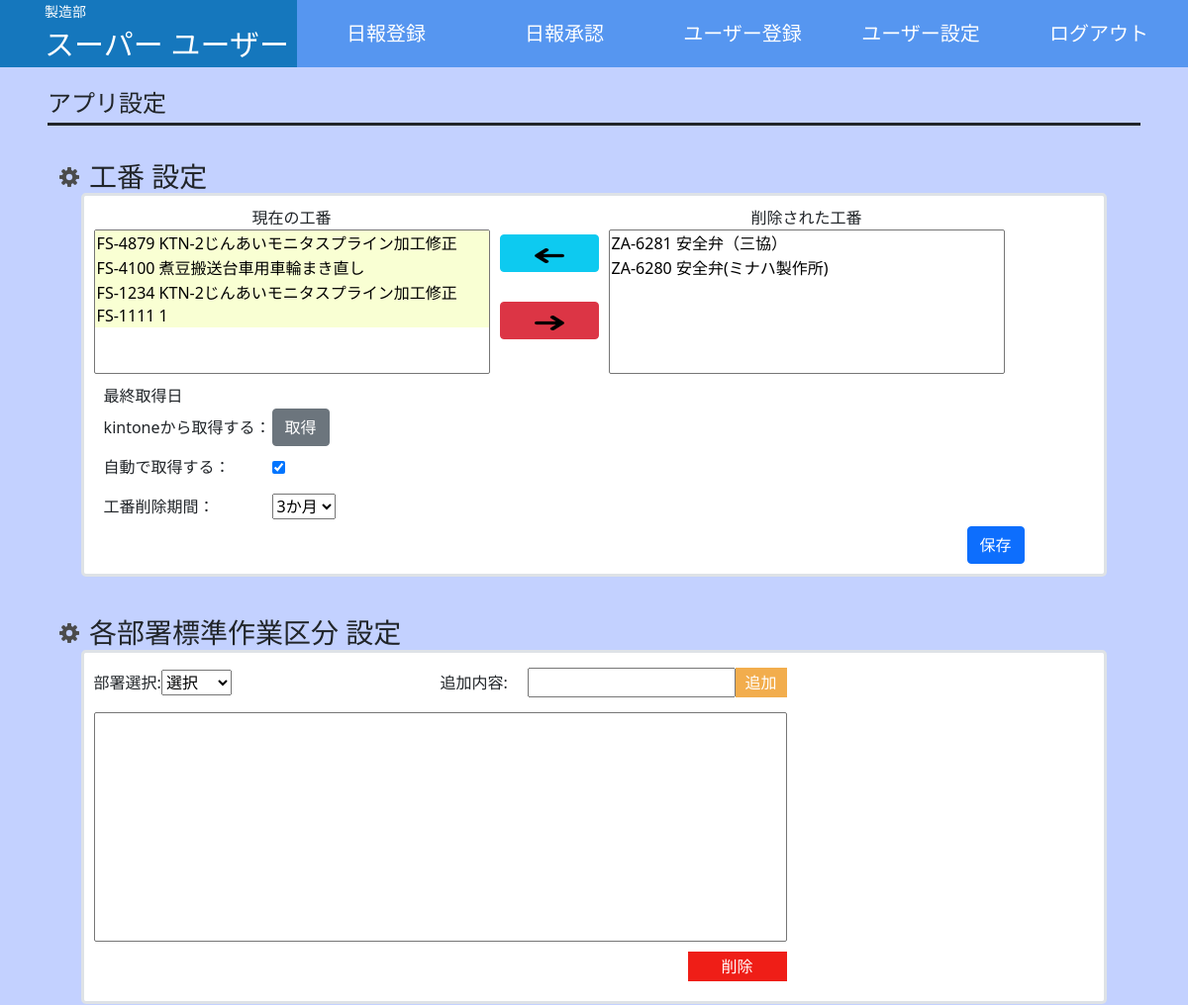
Page /app_settings/ (signed in, upper part) on the earlier database version.
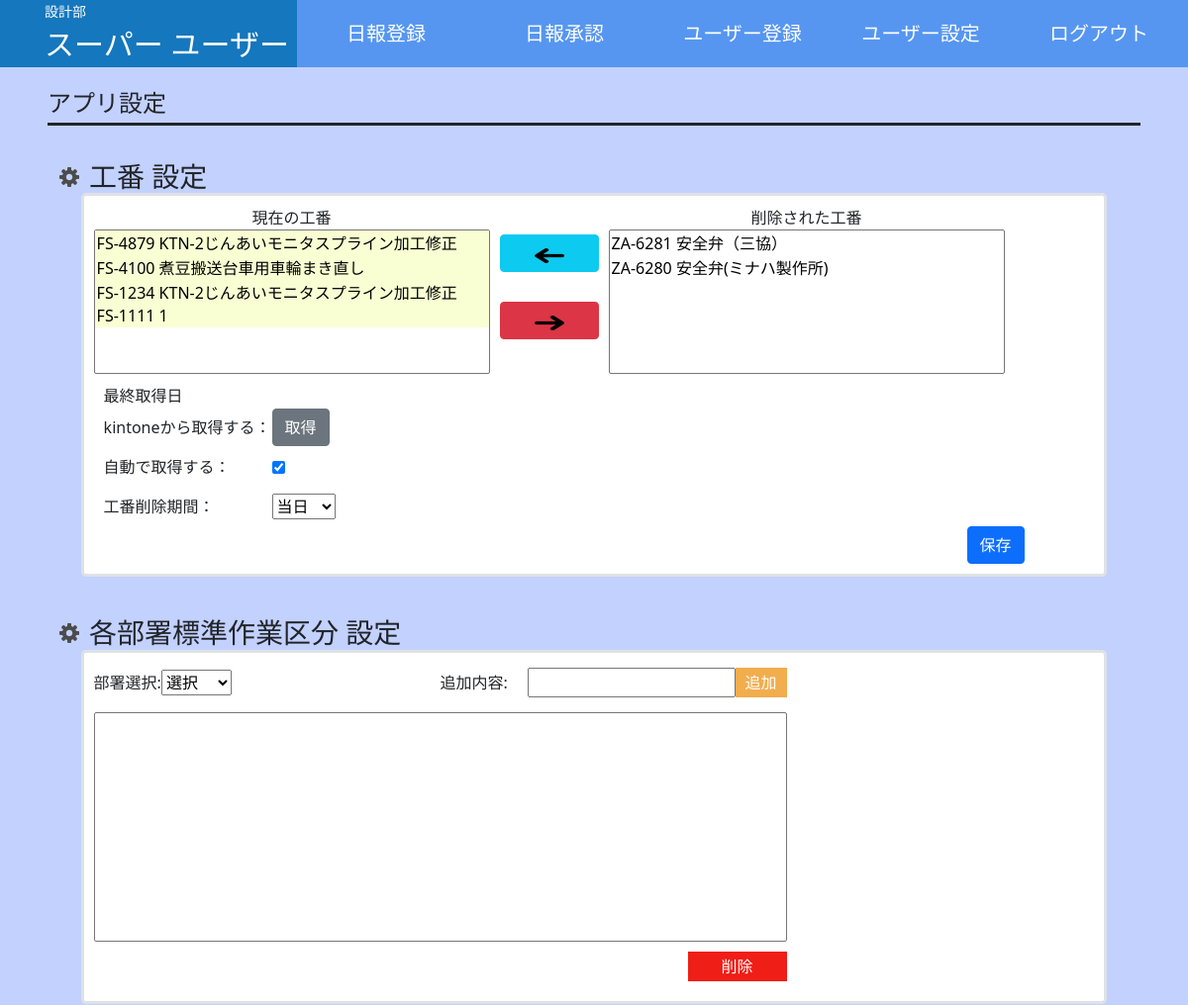
Same page on the later database version.
### account/models.py (models this page shows)
class CustomUser(AbstractUser):
    fast_name = models.CharField(max_length=30, blank=True, null=True)
    last_name = models.CharField(max_length=30, blank=True, null=True)
    area = models.ForeignKey(User_Area,on_delete=models.SET_NULL, null=True)
    dept = models.ForeignKey(User_Dept,on_delete=models.SET_NULL, null=True)
    class meta:
        verbose_name_plural ='account.CustomUser'

### app_setting/models.py (models this page shows, shortened)
class User_Dept(models.Model):
    number = models.IntegerField("番号",blank=False, null=False)
    dept = models.CharField("部署",max_length=30, blank=False, null=False)

### app_setting/views.py (the view, shortened to what this page needs)
# urls.py: path('app_settings/' , views.app_settingsViews, name="app_settings"),
@login_required
def app_settingsViews(request):
    if not request.user.is_staff:
        return redirect('login-home')
    if request.method == 'POST':
        if 'matter_in' in request.POST:
            code_input('matter_code_in',0,request)
            return redirect('app_settings')
        elif 'matter_del' in request.POST:
            code_input('matter_code_del',1,request)
            return redirect('app_settings')
        elif 'kintone_input' in request.POST:
            number = kintone_input("工番",0)
            name = kintone_input("品名",0)
            deadline = kintone_input("納期",0)
            today = datetime.datetime.today()
            infoList = [[number[i] ,re.sub("\u3000","",name[i]) ,deadline[i]] for i in range(len(number)) if datetime.datetime.strptime(deadline[0], '%Y-%m-%d') <= today]
            print(infoList)
            all_code = [i.matter_code for i in Matter_code.objects.all()]
            for i in range(len(infoList)):
                if not infoList[i][0] in all_code:
                    l = Matter_code(
                        matter_code=infoList[i][0],
                        matter_name=infoList[i][1],
                        matter_deadline=infoList[i][2],
                        matter_displayinfo=0,
                        )
                    l.save()
            return redirect('app_settings')
        elif 'matter_para_save' in request.POST:
            i = kintone_setting_model.objects.get(id=1)
            i.matter_update_number = request.POST.get("Matter_update_number")
            num = request.POST.get("auto-update-check")
            if num == "1": i.automation_update_mode = "1"
            else: i.automation_update_mode = "0"
            i.save()
            return redirect('app_settings')
        else:
            number = request.POST.get('Matter_update_number')
            i = kintone_setting_model.objects.get(id=1)
            objnum = i.matter_update_number
            if objnum != number:
                i.matter_update_number = number
                i.save()
            return return_fun(request)
    elif request.method == 'GET':
        obj = Matter_code.objects.filter(matter_displayinfo = 0)
        setting_obj = kintone_setting_model.objects.get(pk=1)
        update_mode = int(setting_obj.matter_update_number)
        auto_number = int(setting_obj.automation_update_mode)
        params = {
            "auto_number":auto_number,
            "update_mode":update_mode
            }
        today = datetime.date.today()
        for i in obj:
            deadline = i.matter_deadline
        """kintoneAPI取得"""
        obj = kintone_setting_model.objects.get(pk=1)
        item = {
            "kintone_input_API":   obj.kintone_input_API,
            "kintone_output_API":  obj.kintone_output_API,
            "kintone_domain":      obj.kintone_domain,
            "kintone_input_appID": obj.kintone_input_appID,
            "kintone_output_appID":obj.kintone_output_appID,
        }
        form = kintone_setting_form(initial=item)
        """作業区分 設定"""
        Dept = User_Dept.objects.all()
        return render(request, 'setting/app_settings.html',{
            "form":form,
            "matter":matter_code("-"),
            "params":params,
            "Dept":Dept,
            })

### app_setting/forms.py
class kintone_setting_form(forms.ModelForm):
    kintone_input_API = forms.CharField(
        max_length=50,
        required=True,
        )
    kintone_output_API = forms.CharField(
        max_length=50,
        required=True,
        )
    kintone_domain = forms.CharField(
        max_length=30,
        required=True,
        )
    kintone_input_appID = forms.CharField(
        max_length=2,
        required=True,
        )
    kintone_output_appID = forms.CharField(
        max_length=2,
        required=True,
        )
    class Meta:
        model = kintone_setting_model
        fields = (
            "kintone_input_API",
            "kintone_output_API",
            "kintone_domain",
            "kintone_input_appID",
            "kintone_output_appID",
        )
        edit_only=True,

### app_setting/templates/setting/app_settings.html (shortened to what the changed rows need)
{% extends "base.html" %}
{% load static %}
{% load widget_tweaks %}
{% block css %}{% static 'css/app_settings_style.css' %}{% endblock %}
{% block css2 %}{% static 'css/header.css' %}{% endblock %}
{% block content %}
{% include 'include.html' %}
<div class="wrapper">
    <form method="post">
        <div class="title">
            <h2 class="title_h2">アプリ設定</h2>
        </div>
        <div class="form-outer">
            <div class="form-inner border border-3 rounded-3 bg-white">
                <div class="form-group">
                    <div class="matter-number-module">
                        <div class="matter-number-module-item">
                            <p class="matter-number-module-text">工番削除期間：</p>
                            <select name="Matter_update_number">
                                <option value="0"{% if params.update_mode == 0 %}selected{% endif %}>当日</option>
                                <option value="3"{% if params.update_mode == 3 %}selected{% endif %}>3か月</option>
                            </select>
                        </div>
                    </div>
                </div>
            </div>
        </div>
    </form>
</div>
{% endblock %}

### account/templates/include.html (shortened to what this page needs)
<header>
    <div class="user-name">
        <p class="user-dept">{{ user.dept.dept }}</p>
        <p>{{ user.last_name }} {{ user.fast_name }} 様</p>
    </div>
    <nav class="nav-bar">
        <ul class="menu-nav-bar">
            {% if  request.path != "/report/" %}
                <li><a class="nav-bar-tag" href="{% url "report" %}">日報登録</a></li>
            {% endif %}
            {% if user.is_staff %}
                {% if  request.path != "/report_table/" %}
                    <li><a class="nav-bar-tag" href="{% url "report_table" %}">日報承認</a></li>
                {% endif %}
                {% if request.path != "/account/" %}
                    <li><a class="nav-bar-tag" href="{% url "account" %}">ユーザー登録</a></li>
                {% endif %}
            {% endif %}
            {% if request.path != "/user_setting/" %}
                <li><a class="nav-bar-tag" href="{% url "user_setting" %}">ユーザー設定</a></li>
            {% endif %}
            <li><a class="nav-bar-tag" href="{% url 'logout' %}">ログアウト</a></li>
        </ul>
    </nav>
</header>

Differences in the rows shown:
changed CustomUser "スーパー": dept.dept "製造部" → "設計部"
Other differences:
form field Matter_update_number: "3か月" → "当日"
